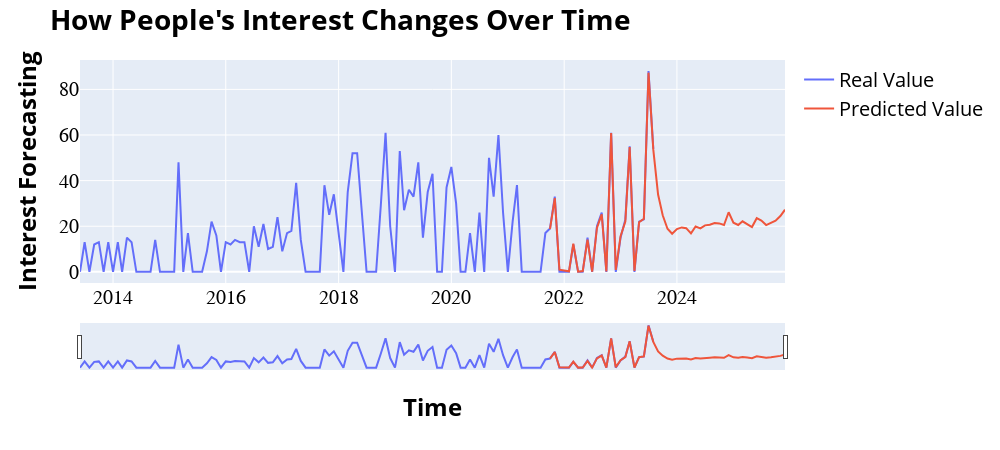
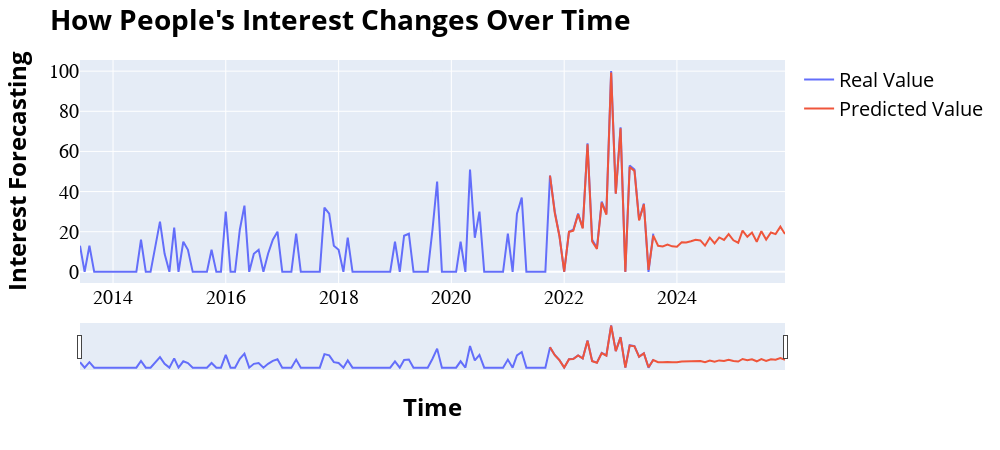

The code cell stored with these charts, in order, in its notebook:
### Markdown cell above
## CNN with moving window

### Code cell
for df in [df_global, df_local]:
    model, Score_te = modeling_CNN1D_slidingwindow1D(df, SEQUENCE=SEQUENCE, Y_SCALING=Y_SCALING, MOVING_TYPE=MOVING_TYPE,
                                                     TRAIN_WINDOW=TRAIN_WINDOW, FORECASTING_PERIOD=FORECASTING_PERIOD,
                                                     HIDDEN_ACTIVATION=HIDDEN_ACTIVATION, OUTPUT_ACTIVATION=OUTPUT_ACTIVATION,
                                                     KERNEL_SIZE=KERNEL_SIZE, STRIDE=STRIDE, POOL_SIZE=POOL_SIZE, POOL_STRIDE=POOL_STRIDE,
                                                     REGULARIZER=REGULARIZER, DROPOUT_RATIO=DROPOUT_RATIO, MODEL_SUMMARY=MODEL_SUMMARY,
                                                     LOSS=LOSS, LEARNING_RATE=LEARNING_RATE, METRICS=METRICS,
                                                     VALIDATION_SPLIT=VALIDATION_SPLIT, VALIDATION_DATA=VALIDATION_DATA,
                                                     BATCH_SIZE=BATCH_SIZE, EPOCHS=EPOCHS, VERBOSE=VERBOSE,
                                                     MONITOR=MONITOR, EARLYSTOP_PATIENT=EARLYSTOP_PATIENT,
                                                     LEARNING_PLOT=LEARNING_PLOT,
                                                     PLOT_TITLE=PLOT_TITLE, PLOT_XLABEL=PLOT_XLABEL, PLOT_YLABEL=PLOT_YLABEL)
    display(Score_te)

### Figure 1 — Plotly figure (JSON) as saved in the notebook; plotly's stock layout.template omitted (floating-point values rounded to 4 significant figures; data arrays with more than 128 entries replaced by an {"elided": "..."} marker saying what was removed)
{"data": [{"hovertemplate": "variable=Real Value<br>index=%{x}<br>value=%{y}<extra></extra>", "legendgroup": "Real Value", "line": {"color": "#636efa", "dash": "solid"}, "marker": {"symbol": "circle"}, "mode": "lines", "name": "Real Value", "orientation": "v", "showlegend": true, "type": "scatter", "x": {"elided": "151 str values"}, "xaxis": "x", "y": {"elided": "151 int values"}, "yaxis": "y"}, {"hovertemplate": "variable=Predicted Value<br>index=%{x}<br>value=%{y}<extra></extra>", "legendgroup": "Predicted Value", "line": {"color": "#EF553B", "dash": "solid"}, "marker": {"symbol": "circle"}, "mode": "lines", "name": "Predicted Value", "orientation": "v", "showlegend": true, "type": "scatter", "x": {"elided": "151 str values"}, "xaxis": "x", "y": {"elided": "151 float values"}, "yaxis": "y"}], "layout": {"font": {"color": "black", "size": 20}, "height": 450, "legend": {"title": {"text": ""}, "tracegroupgap": 0}, "margin": {"t": 60}, "title": {"text": "<b>How People's Interest Changes Over Time<b>"}, "width": 1000, "xaxis": {"anchor": "y", "domain": [0, 1], "rangeslider": {"visible": true}, "tickfont": {"family": "Arial Black"}, "title": {"text": "<b>Time<b>"}}, "yaxis": {"anchor": "x", "domain": [0, 1], "tickfont": {"family": "Arial Black"}, "title": {"text": "<b>Interest Forecasting<b>"}}}}

### Figure 2 — Plotly figure (JSON) as saved in the notebook; plotly's stock layout.template omitted (floating-point values rounded to 4 significant figures; data arrays with more than 128 entries replaced by an {"elided": "..."} marker saying what was removed)
{"data": [{"hovertemplate": "variable=Real Value<br>index=%{x}<br>value=%{y}<extra></extra>", "legendgroup": "Real Value", "line": {"color": "#636efa", "dash": "solid"}, "marker": {"symbol": "circle"}, "mode": "lines", "name": "Real Value", "orientation": "v", "showlegend": true, "type": "scatter", "x": {"elided": "151 str values"}, "xaxis": "x", "y": {"elided": "151 int values"}, "yaxis": "y"}, {"hovertemplate": "variable=Predicted Value<br>index=%{x}<br>value=%{y}<extra></extra>", "legendgroup": "Predicted Value", "line": {"color": "#EF553B", "dash": "solid"}, "marker": {"symbol": "circle"}, "mode": "lines", "name": "Predicted Value", "orientation": "v", "showlegend": true, "type": "scatter", "x": {"elided": "151 str values"}, "xaxis": "x", "y": {"elided": "151 float values"}, "yaxis": "y"}], "layout": {"font": {"color": "black", "size": 20}, "height": 450, "legend": {"title": {"text": ""}, "tracegroupgap": 0}, "margin": {"t": 60}, "title": {"text": "<b>How People's Interest Changes Over Time<b>"}, "width": 1000, "xaxis": {"anchor": "y", "domain": [0, 1], "rangeslider": {"visible": true}, "tickfont": {"family": "Arial Black"}, "title": {"text": "<b>Time<b>"}}, "yaxis": {"anchor": "x", "domain": [0, 1], "tickfont": {"family": "Arial Black"}, "title": {"text": "<b>Interest Forecasting<b>"}}}}
